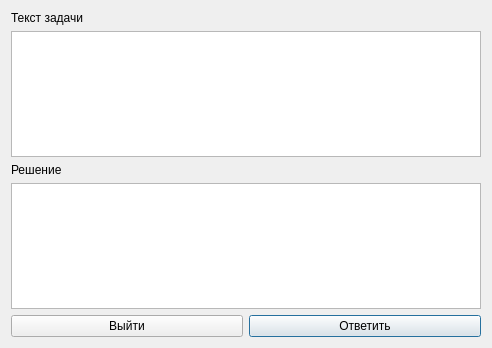
<?xml version="1.0" encoding="UTF-8"?>
<ui version="4.0">
 <class>DialogTask</class>
 <widget class="QDialog" name="DialogTask">
  <property name="geometry">
   <rect>
    <x>0</x>
    <y>0</y>
    <width>492</width>
    <height>348</height>
   </rect>
  </property>
  <property name="windowTitle">
   <string>Задача</string>
  </property>
  <layout class="QGridLayout" name="gridLayout">
   <item row="3" column="0" colspan="2">
    <widget class="QTextEdit" name="textEditSolution"/>
   </item>
   <item row="4" column="1">
    <widget class="QPushButton" name="buttonOk">
     <property name="text">
      <string>Ответить</string>
     </property>
    </widget>
   </item>
   <item row="4" column="0">
    <widget class="QPushButton" name="buttonCancel">
     <property name="text">
      <string>Выйти</string>
     </property>
    </widget>
   </item>
   <item row="1" column="0" colspan="2">
    <widget class="QTextBrowser" name="textBrowserTask"/>
   </item>
   <item row="2" column="0">
    <widget class="QLabel" name="label_2">
     <property name="text">
      <string>Решение</string>
     </property>
    </widget>
   </item>
   <item row="0" column="0">
    <widget class="QLabel" name="label">
     <property name="text">
      <string>Текст задачи</string>
     </property>
    </widget>
   </item>
  </layout>
 </widget>
 <resources/>
 <connections/>
</ui>
